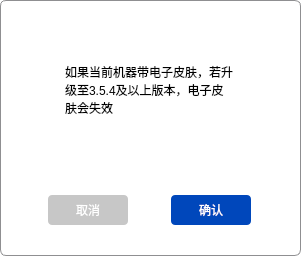
<?xml version="1.0" encoding="UTF-8"?>
<ui version="4.0">
 <class>UpgradeIsOldElectronicSkinWidget</class>
 <widget class="QWidget" name="UpgradeIsOldElectronicSkinWidget">
  <property name="geometry">
   <rect>
    <x>0</x>
    <y>0</y>
    <width>301</width>
    <height>256</height>
   </rect>
  </property>
  <property name="windowTitle">
   <string>Form</string>
  </property>
  <property name="styleSheet">
   <string notr="true">QWidget{
  	border: 1px solid #8f8f91;
  	border-radius:6px;
	background-color: rgb(255, 255, 255);
}</string>
  </property>
  <layout class="QVBoxLayout" name="verticalLayout">
   <item alignment="Qt::AlignHCenter">
    <widget class="QLabel" name="label">
     <property name="minimumSize">
      <size>
       <width>170</width>
       <height>0</height>
      </size>
     </property>
     <property name="styleSheet">
      <string notr="true">border:none;</string>
     </property>
     <property name="text">
      <string>&lt;html&gt;&lt;head/&gt;&lt;body&gt;&lt;p&gt;如果当前机器带电子皮肤，若升级至3.5.4及以上版本，电子皮肤会失效&lt;/p&gt;&lt;/body&gt;&lt;/html&gt;</string>
     </property>
     <property name="wordWrap">
      <bool>true</bool>
     </property>
    </widget>
   </item>
   <item>
    <spacer name="verticalSpacer_2">
     <property name="orientation">
      <enum>Qt::Vertical</enum>
     </property>
     <property name="sizeType">
      <enum>QSizePolicy::Fixed</enum>
     </property>
     <property name="sizeHint" stdset="0">
      <size>
       <width>20</width>
       <height>20</height>
      </size>
     </property>
    </spacer>
   </item>
   <item>
    <layout class="QHBoxLayout" name="horizontalLayout">
     <item>
      <widget class="QPushButton" name="btnCancel">
       <property name="minimumSize">
        <size>
         <width>80</width>
         <height>30</height>
        </size>
       </property>
       <property name="maximumSize">
        <size>
         <width>80</width>
         <height>30</height>
        </size>
       </property>
       <property name="styleSheet">
        <string notr="true">border: 0.5px solid #C6C9D7;
border-radius: 4px;
background-color: #C7C7C7;
color: rgb(255, 255, 255);
border:none;</string>
       </property>
       <property name="text">
        <string>取消</string>
       </property>
      </widget>
     </item>
     <item>
      <widget class="QPushButton" name="btnConfirm">
       <property name="minimumSize">
        <size>
         <width>80</width>
         <height>30</height>
        </size>
       </property>
       <property name="maximumSize">
        <size>
         <width>80</width>
         <height>30</height>
        </size>
       </property>
       <property name="styleSheet">
        <string notr="true">border: 0.5px solid #C6C9D7;
border-radius: 4px;
background-color: #0047BB;
color: rgb(255, 255, 255);
border:none;</string>
       </property>
       <property name="text">
        <string>确认</string>
       </property>
      </widget>
     </item>
    </layout>
   </item>
   <item>
    <spacer name="verticalSpacer">
     <property name="orientation">
      <enum>Qt::Vertical</enum>
     </property>
     <property name="sizeType">
      <enum>QSizePolicy::Fixed</enum>
     </property>
     <property name="sizeHint" stdset="0">
      <size>
       <width>20</width>
       <height>20</height>
      </size>
     </property>
    </spacer>
   </item>
  </layout>
 </widget>
 <resources/>
 <connections/>
</ui>
